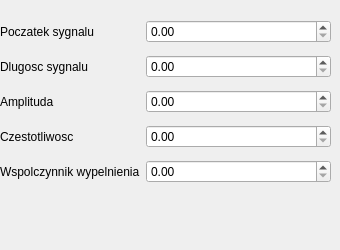
     <widget class="QWidget" name="prostokatSymetryczny">
      <widget class="QWidget" name="formLayoutWidget_10">
       <property name="geometry">
        <rect>
         <x>0</x>
         <y>20</y>
         <width>331</width>
         <height>221</height>
        </rect>
       </property>
       <layout class="QFormLayout" name="prostokatSymetrycznyLayout">
        <property name="verticalSpacing">
         <number>12</number>
        </property>
        <item row="0" column="0">
         <widget class="QLabel" name="poczatekSygnaluLabel_7">
          <property name="text">
           <string>Poczatek sygnalu</string>
          </property>
         </widget>
        </item>
        <item row="0" column="1">
         <widget class="QDoubleSpinBox" name="poczatekSygnaluDoubleSpinBox_7">
          <property name="maximum">
           <double>100000.000000000000000</double>
          </property>
         </widget>
        </item>
        <item row="1" column="0">
         <widget class="QLabel" name="dlugoscSygnaluLabel_7">
          <property name="text">
           <string>Dlugosc sygnalu</string>
          </property>
         </widget>
        </item>
        <item row="1" column="1">
         <widget class="QDoubleSpinBox" name="dlugoscSygnaluDoubleSpinBox_7">
          <property name="maximum">
           <double>100000.000000000000000</double>
          </property>
         </widget>
        </item>
        <item row="2" column="0">
         <widget class="QLabel" name="amplitudaLabel_7">
          <property name="text">
           <string>Amplituda</string>
          </property>
         </widget>
        </item>
        <item row="2" column="1">
         <widget class="QDoubleSpinBox" name="amplitudaDoubleSpinBox_7">
          <property name="maximum">
           <double>100000.000000000000000</double>
          </property>
         </widget>
        </item>
        <item row="3" column="0">
         <widget class="QLabel" name="czestotliwoscLabel_7">
          <property name="text">
           <string>Czestotliwosc</string>
          </property>
         </widget>
        </item>
        <item row="3" column="1">
         <widget class="QDoubleSpinBox" name="czestotliwoscDoubleSpinBox_7">
          <property name="maximum">
           <double>100000.000000000000000</double>
          </property>
         </widget>
        </item>
        <item row="4" column="0">
         <widget class="QLabel" name="wspolczynnikWypelnieniaLabel_7">
          <property name="text">
           <string>Wspolczynnik wypelnienia</string>
          </property>
         </widget>
        </item>
        <item row="4" column="1">
         <widget class="QDoubleSpinBox" name="wspolczynnikWypelnieniaDoubleSpinBox_7">
          <property name="maximum">
           <double>100000.000000000000000</double>
          </property>
         </widget>
        </item>
       </layout>
      </widget>
     </widget>
